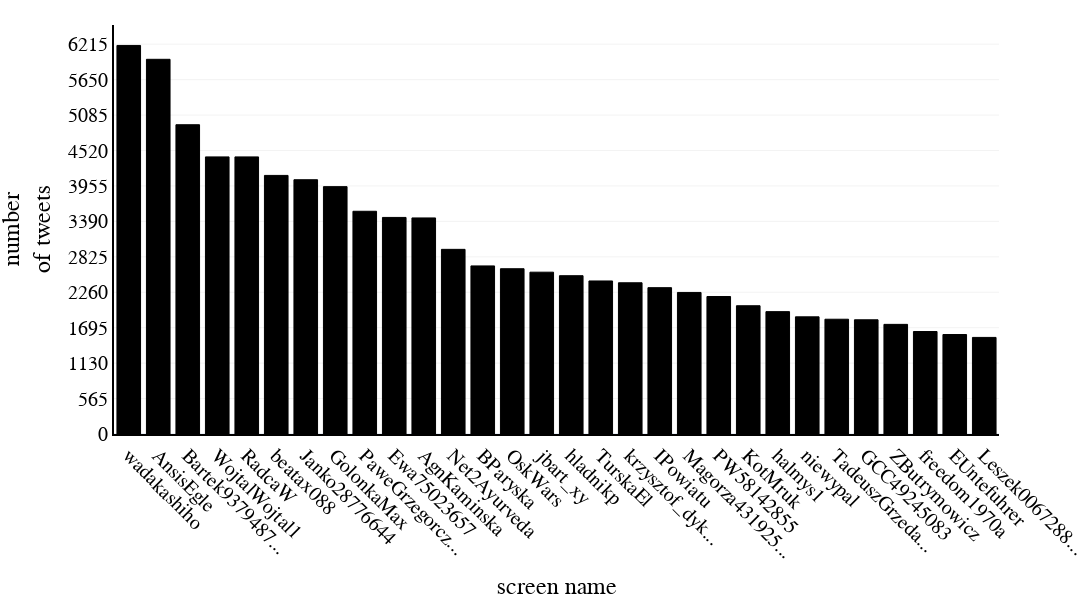

Notebook code for this chart:
### Code cell
yDtick_temp = 5
while df_temp.iloc[:,1].max()//yDtick_temp > 10:
    yDtick_temp+=5

xDtick_temp = 1
while len(df_temp.iloc[:,0])//xDtick_temp > 30:
    xDtick_temp+=1

fig_temp = wykres(df_temp,'most_active_users', 'screen name','number<br>of tweets',logX=False,logY=False, angle=45, heightG=600, xDTick=xDtick_temp, yDTick=yDtick_temp)

with open(exportPath + "figWeeklyScreennames.txt", 'w') as text_file:
    text_file.write(str(fig_temp.to_json()))

### Figure 1 — Plotly figure (JSON) as saved in the notebook; plotly's stock layout.template omitted (floating-point values rounded to 4 significant figures)
{"data": [{"alignmentgroup": "True", "hovertemplate": "screen name=%{x}<br>number<br>of tweets=%{y}<extra></extra>", "legendgroup": "", "marker": {"color": "rgb(0,0,0)", "line": {"color": "rgb(0,0,0)", "width": 1}, "pattern": {"shape": ""}}, "name": "", "offsetgroup": "", "orientation": "v", "showlegend": false, "textposition": "auto", "type": "bar", "x": ["wadakashiho", "AnsisEgle", "Bartek93794875", "WojtalWojtal1", "RadcaW", "beatax088", "Janko28776644", "GolonkaMax", "PaweGrzegorczy1", "Ewa75023657", "AgnKaminska", "Net2Ayurveda", "BParyska", "OskWars", "jbart_xy", "hladnikp", "TurskaEl", "krzysztof_dykas", "IPowiatu", "Magorza43192548", "PW58142855", "KotMruk", "halmys1", "niewypal", "TadeuszGrzeda1", "GCC49245083", "ZButrymowicz", "freedom1970a", "EUntefuhrer", "Leszek00672882"], "xaxis": "x", "y": [6195, 5974, 4931, 4418, 4418, 4123, 4054, 3944, 3551, 3453, 3445, 2944, 2680, 2635, 2580, 2524, 2440, 2411, 2333, 2257, 2192, 2045, 1951, 1868, 1830, 1821, 1748, 1634, 1586, 1540], "yaxis": "y"}], "layout": {"barmode": "relative", "font": {"color": "black", "family": "Times New Roman.", "size": 20}, "height": 600, "legend": {"tracegroupgap": 0}, "margin": {"b": 5, "l": 55, "r": 5, "t": 25}, "paper_bgcolor": "white", "width": 2000, "xaxis": {"anchor": "y", "automargin": true, "domain": [0, 1], "dtick": 1, "linecolor": "black", "linewidth": 2, "showline": true, "showticklabels": true, "tickangle": 45, "tickmode": "array", "ticktext": ["wadakashiho", "AnsisEgle", "Bartek9379487...", "WojtalWojtal1", "RadcaW", "beatax088", "Janko28776644", "GolonkaMax", "PaweGrzegorcz...", "Ewa75023657", "AgnKaminska", "Net2Ayurveda", "BParyska", "OskWars", "jbart_xy", "hladnikp", "TurskaEl", "krzysztof_dyk...", "IPowiatu", "Magorza431925...", "PW58142855", "KotMruk", "halmys1", "niewypal", "TadeuszGrzeda...", "GCC49245083", "ZButrymowicz", "freedom1970a", "EUntefuhrer", "Leszek0067288..."], "tickvals": [0, 1, 2, 3, 4, 5, 6, 7, 8, 9, 10, 11, 12, 13, 14, 15, 16, 17, 18, 19, 20, 21, 22, 23, 24, 25, 26, 27, 28, 29, 30, 31, 32, 33, 34, 35, 36, 37, 38, 39], "title": {"font": {"family": "Times New Roman"}, "text": "screen name"}}, "yaxis": {"anchor": "x", "automargin": true, "domain": [0, 1], "dtick": 565, "gridcolor": "grey", "gridwidth": 0.1, "linecolor": "black", "linewidth": 2, "showgrid": true, "showline": true, "tick0": 0, "tickmode": "linear", "title": {"font": {"family": "Times New Roman"}, "text": "number<br>of tweets"}}}}
